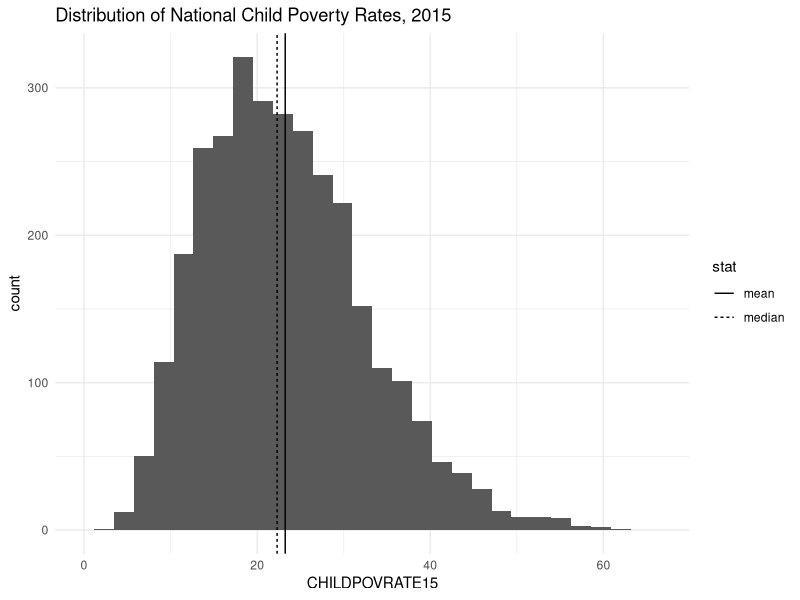
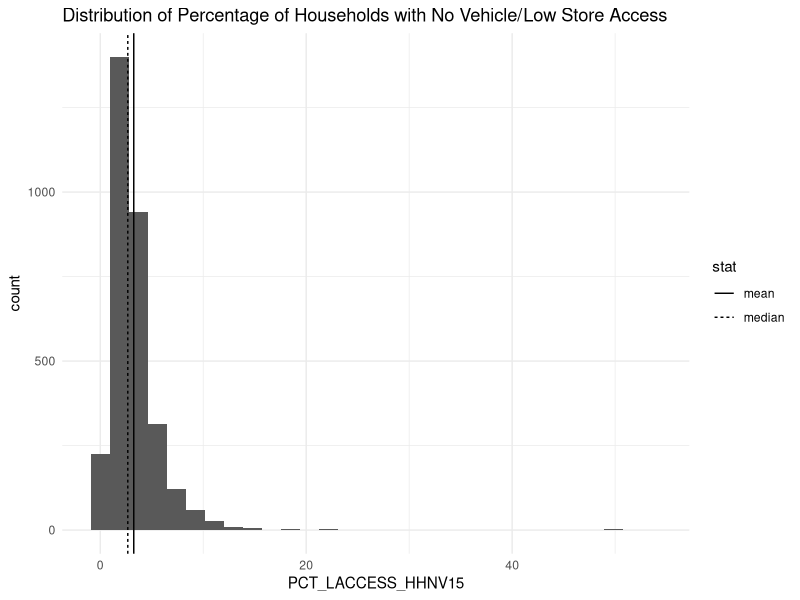
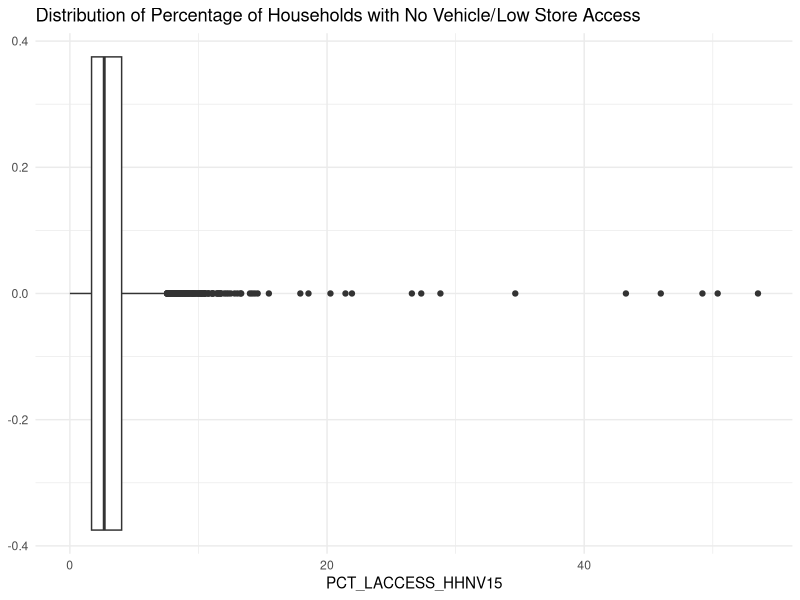
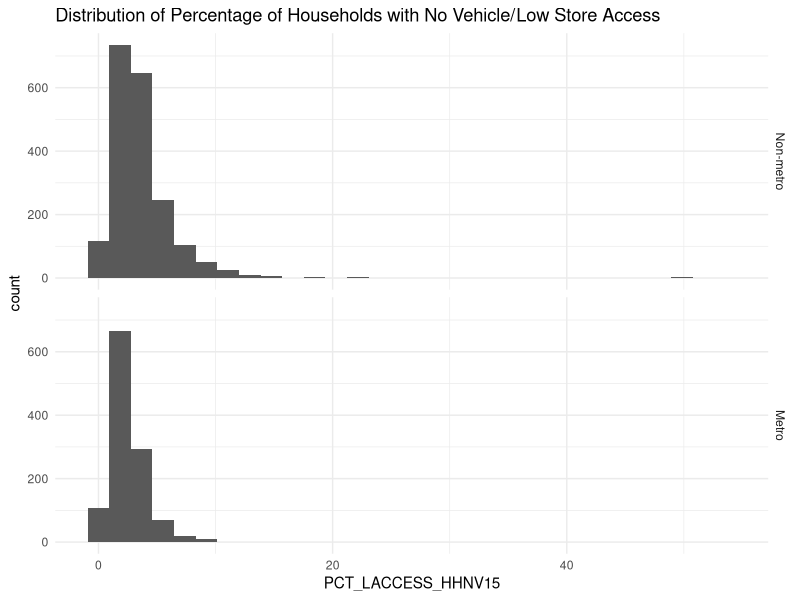
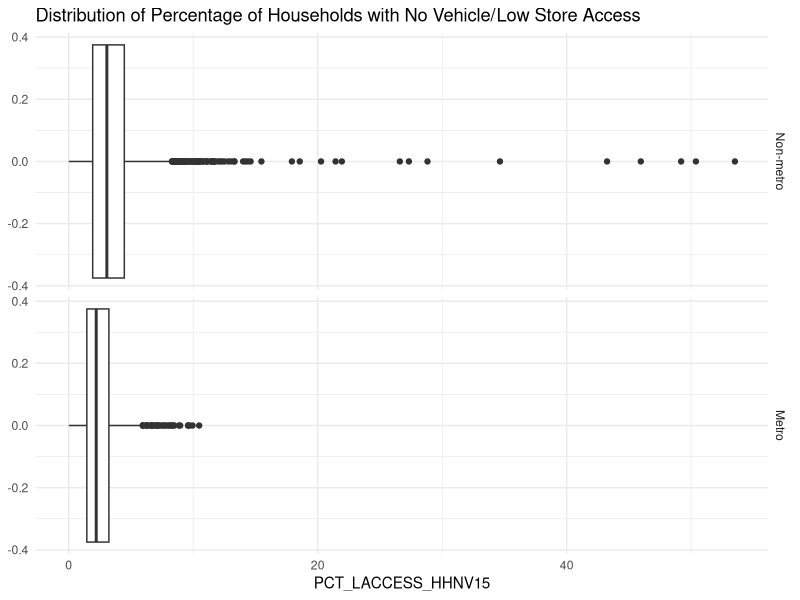
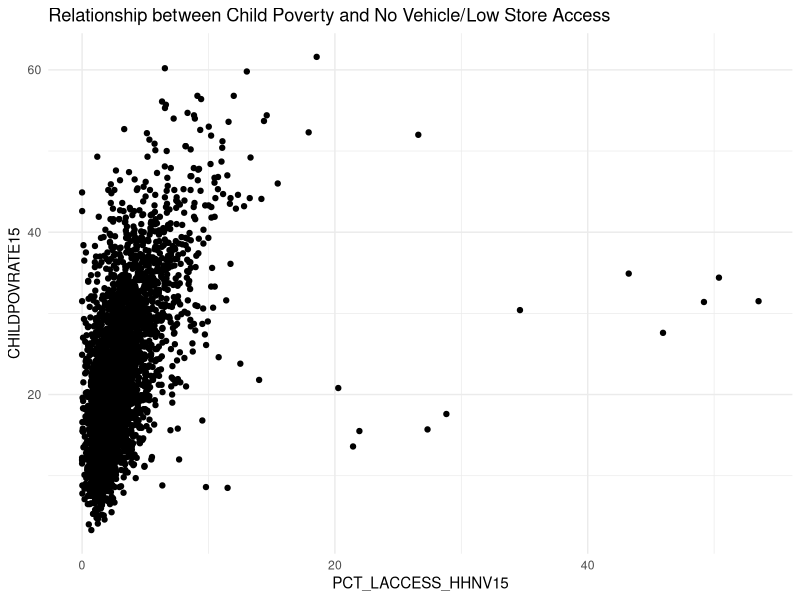
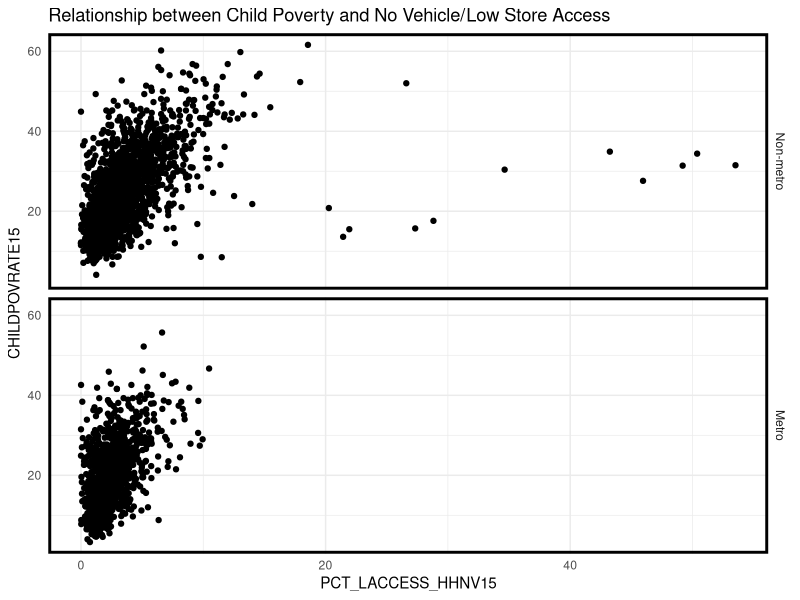
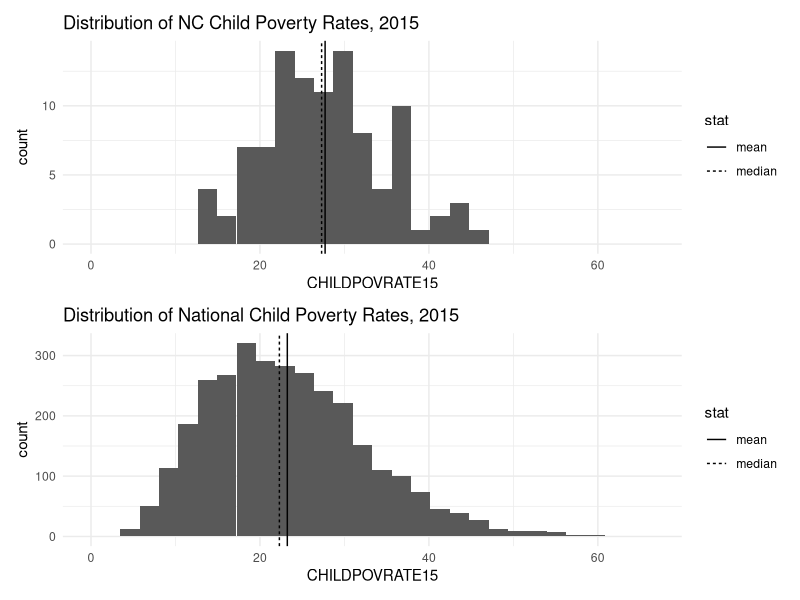

Recreate these plots in R, in order.
## ---- chunk 1

# packages
library(tidyverse)
library(patchwork)

## ---- chunk 2


# read data into R
# note: the working directory here is the location of the .Rmd file, so I have put the csv file in the same location
food_env <- read_csv("EDA_assignment_dataset.csv")


## ---- chunk 3

# basic summary stats of variables in the food_env dataset, showing the number of NAs per variable
summary(food_env)

# custom set of summary stats for CHILDPOVRATE15
childpovrate15_summary <- food_env %>% 
  summarise(n = length(na.omit(CHILDPOVRATE15)), # number of observations with non-NA values
            n_na = length(which(is.na(CHILDPOVRATE15))), # number of NA values
            min = min(CHILDPOVRATE15, na.rm = TRUE), # min value, excluding NA
            max = max(CHILDPOVRATE15, na.rm = TRUE), # max value, excluding NA
            mean = mean(CHILDPOVRATE15, na.rm = TRUE), # mean value, excluding NA
            median = median(CHILDPOVRATE15, na.rm = TRUE), # median value, excluding NA
  )
  
childpovrate15_summary

## ---- chunk 4

# create a new data set with only complete observations
food_env_full <- food_env %>% 
  drop_na() # exclude any row containing NA values

# create a variable showing the length of food_env
food_env_n <- dim(food_env)[1]
food_env_n

# create a variable showing the length of food_env_full to see how many NA cases were dropped
food_env_full_n <- dim(food_env_full)[1]
food_env_full_n
## ---- chunk 5
# note: we have already calculated the mean and median values of CHILDPOVRATE15 in childpovrate15_summary, but first we will reshape that data into a simplified dataframe 

childpovrate15_lines <- childpovrate15_summary %>% 
  
  # select the two summary measures of interest
  select(mean, median) %>% 
  
  # gather into a long format
  gather(key = "stat", value = "val")
  


# using ggplot2, we can create the histogram
childpovrate15_hist <- ggplot() +
  
  # create histogram of values
  geom_histogram(aes(x = CHILDPOVRATE15), 
                 data = food_env_full) + 
  
  # plot mean and median values, with different linetypes
  geom_vline(aes(xintercept = val, linetype = stat), 
             key_glyph = "path", # this changes legend lines to be horizontal
             data = childpovrate15_lines) +
  
  # set axis limits for later figure comparisons
  xlim(0, childpovrate15_summary$max+5) +
  
  # use a minimal theme 
  theme_minimal() +
  
  # add a title
  labs(title = "Distribution of National Child Poverty Rates, 2015")


# display the figure
childpovrate15_hist


## ---- chunk 6

# lets create a dataframe where we can again plot the mean and median values
pct_lacess_hhnv15_lines <- food_env_full %>% 
  
  # summarise using food_env_full, so no NA values present
  summarise(mean = mean(PCT_LACCESS_HHNV15), # mean value
            median = median(PCT_LACCESS_HHNV15) # median value
  ) %>% 
  
  # gather into a long format
  gather(key = "stat", value = "val")


# using ggplot2, we can create the histogram
pct_lacess_hhnv15_hist <- ggplot() +
 
   # create histogram of values
  geom_histogram(aes(x = PCT_LACCESS_HHNV15), 
                 data = food_env_full) + 
  
  # plot mean and median values, with different linetypes
  geom_vline(aes(xintercept = val, linetype = stat), 
             key_glyph = "path", # this changes legend lines to be horizontal
             data = pct_lacess_hhnv15_lines) +
  
  # use a minimal theme 
  theme_minimal() +
  
  # add a title
  labs(title = "Distribution of Percentage of Households with No Vehicle/Low Store Access")


# display the histogram
pct_lacess_hhnv15_hist


# similarly, using ggplot2, we can create the boxplot
pct_lacess_hhnv15_boxplot <- ggplot() +
  
  # create boxplot of values
  geom_boxplot(aes(x = PCT_LACCESS_HHNV15), 
                 data = food_env_full) + 
  
  # use a minimal theme 
  theme_minimal() +
  
  # add a title
  labs(title = "Distribution of Percentage of Households with No Vehicle/Low Store Access")


# display the histogram
pct_lacess_hhnv15_boxplot

## ---- chunk 7

# first, lets use Metro verus Non-metro instead of 1 and 0, respectively
metro_labeller <- c(
  `1` = "Metro",
  `0` = "Non-metro"
)

# using ggplot2, we can create the histogram
pct_lacess_metro_hist <- ggplot() +
  
  # create histogram of values 
  geom_histogram(aes(x = PCT_LACCESS_HHNV15), 
                 data = food_env_full) + 
  
  # split out by metro status
  facet_grid(rows = vars(METRO13),
             # use labeller object created above
             labeller = as_labeller(metro_labeller)) +
 
  
  # use a minimal theme 
  theme_minimal() +
  
  # add a title
  labs(title = "Distribution of Percentage of Households with No Vehicle/Low Store Access")

# display the faceted histogram
pct_lacess_metro_hist


# using ggplot2, we can create the faceted boxplot
pct_lacess_metro_boxplot <- ggplot() +
  
  # create boxplot of values 
  geom_boxplot(aes(x = PCT_LACCESS_HHNV15), 
                 data = food_env_full) + 
  
  # split out by metro status
  facet_grid(rows = vars(METRO13),
             # use labeller object created above
             labeller = as_labeller(metro_labeller)) +
 
  
  # use a minimal theme 
  theme_minimal() +
  
  # add a title
  labs(title = "Distribution of Percentage of Households with No Vehicle/Low Store Access")

# display the faceted boxplot
pct_lacess_metro_boxplot

## ---- chunk 8

# calculate the correlation by specifying the two variables and Pearson as function inputs
correlation <- cor(food_env_full$PCT_LACCESS_HHNV15,
                   food_env_full$CHILDPOVRATE15,
                   method = 'pearson')

correlation

# generate and view the scatterplot
access_chpov_scatter <- ggplot() +
  
  # generate the points with access on the x-axis and child poverty on the y
  geom_point(aes(x = PCT_LACCESS_HHNV15,
                 y = CHILDPOVRATE15),
             data = food_env_full) +
  
  # use a simple theme
  theme_minimal() +
  
  # add a title
  labs(title = "Relationship between Child Poverty and No Vehicle/Low Store Access")
  
access_chpov_scatter

## ---- chunk 9

# to start, create separate dataframes of metro and non-metro data
metro_df <- food_env_full %>% 
  
  # filter to metro areas
  filter(METRO13 == 1)

non_metro_df <- food_env_full %>% 
  
  # filter to non-metro areas
  filter(METRO13 == 0)


# calculate the correlation by specifying the two variables and Pearson as function inputs by metro df
metro_correlation <- cor(metro_df$PCT_LACCESS_HHNV15,
                         metro_df$CHILDPOVRATE15,
                         method = 'pearson')

metro_correlation

# calculate the correlation by specifying the two variables and Pearson as function inputs by metro df
non_metro_correlation <- cor(non_metro_df$PCT_LACCESS_HHNV15,
                             non_metro_df$CHILDPOVRATE15,
                             method = 'pearson')

non_metro_correlation

# generate and view the scatterplot using the full dataset and the previously generated labeller
metro_access_chpov_scatter <- ggplot() +
  
  # generate the points with access on the x-axis and child poverty on the y
  geom_point(aes(x = PCT_LACCESS_HHNV15,
                 y = CHILDPOVRATE15),
             data = food_env_full) +
  
  # split out by metro status
  facet_grid(rows = vars(METRO13),
             # use labeller object created above
             labeller = as_labeller(metro_labeller)) +
  
  
  # use a simple theme
  theme_minimal() +
  
  # add boxes around panels so they are more easily distinguishable
  theme(panel.border = element_rect(linewidth = 2, fill = "transparent")) +
  
  # add a title
  labs(title = "Relationship between Child Poverty and No Vehicle/Low Store Access")
  
metro_access_chpov_scatter

## ---- chunk 10

# to start, create separate dataframe for NC
nc_df <- food_env_full %>% 
  
  # filter to metro areas
  filter(State == "NC")


# lets create a dataframe where we can again plot the mean and median values
nc_childpovrate15_lines <- nc_df %>% 
  
  # summarise using food_env_full, so no NA values present
  summarise(mean = mean(CHILDPOVRATE15), # mean value
            median = median(CHILDPOVRATE15) # median value
  ) %>% 
  
  # gather into a long format
  gather(key = "stat", value = "val")

# I want to be able to compare directly to the national figure so I am going to set the x axis limits on this figure to be the same as the national figure

# using ggplot2, we can create the histogram
nc_childpovrate15_hist <- ggplot() +
  # create histogram of values
  geom_histogram(aes(x = CHILDPOVRATE15), 
                 data = nc_df) + 
  
  # plot mean and median values, with different linetypes
  geom_vline(aes(xintercept = val, linetype = stat), 
             key_glyph = "path", # this changes legend lines to be horizontal
             data = nc_childpovrate15_lines) +
  
  # same limits as national figure
  xlim(0, childpovrate15_summary$max+5) +
  
  
  # use a minimal theme 
  theme_minimal() +
  
  # add a title
  labs(title = "Distribution of NC Child Poverty Rates, 2015")


# display the figure atop the national figure using the patchwork library
nc_childpovrate15_hist/childpovrate15_hist



## ---- chunk 11
# calculate the correlation by specifying the two variables and Pearson as function inputs
nc_correlation <- cor(nc_df$PCT_LACCESS_HHNV15,
                      nc_df$CHILDPOVRATE15,
                      method = 'pearson')

nc_correlation



# generate and view the scatterplot using the full dataset and the previously generated labeller
nc_access_chpov_scatter <- ggplot() +
  
  # generate the points with access on the x-axis and child poverty on the y
  geom_point(aes(x = PCT_LACCESS_HHNV15,
                 y = CHILDPOVRATE15),
             data = nc_df) +
  
  # add the regression line
  geom_smooth(aes(x = PCT_LACCESS_HHNV15,
                  y = CHILDPOVRATE15),
              method='lm', 
              data = nc_df) +
  
  # use a simple theme
  theme_minimal() +
  
  # add boxes around panels so they are more easily distinguishable
  theme(panel.border = element_rect(linewidth = 2, fill = "transparent")) +
  
  # add a title
  labs(title = "Relationship between NC Child Poverty and No Vehicle/Low Store Access")
  
nc_access_chpov_scatter
